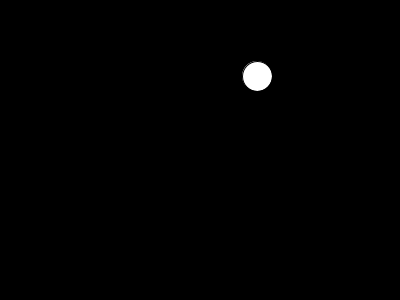
Frame 1 (no input)
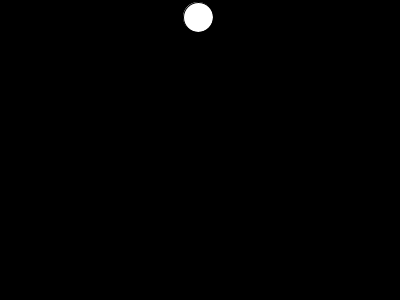
Frame 60 (the mouse pressed at the canvas centre just before this capture)
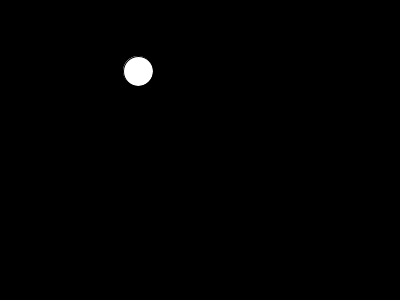
Frame 120 (the mouse held since frame 60 and released just before this capture)

The Processing sketch that drew these frames (run headless with seeded random() and noise(); from frame 60 on, the mouse is pressed at the canvas centre):

// Processing sketch: processing_82004
// ── processing_82004.pde

//Hayley G, CP1, 14-15

Ball one;
void setup()
{
  one = new Ball();
  size(400,300); 
}
void draw()
{
  background(0);
  one.move();
  one.bounce();
  one.show();
}
class Ball
{
  int x,y;
  boolean right, down;
  Ball()
  {
    x = int(random(400));
    y = int(random(300));
  }
  void move()
  {
    if(right == true)
    {
      x++;
    }
    else
    {
      x--;
    }
    if(down == true)
    {
      y++;
    }
    else
    {
      y--;
    }
  }
  void bounce()
  {
    if(x-15 < 0)
    {
      right = true;
    }
    if (x+15 > 400)
    {
      right = false;
    }
    if (y-15 < 0)
    {
      down = true;
    }
    if (y+15 > 300)
    {
      down = false;
    }
  }
  void show()
  {
    ellipse(x,y,30,30);
  }
}
